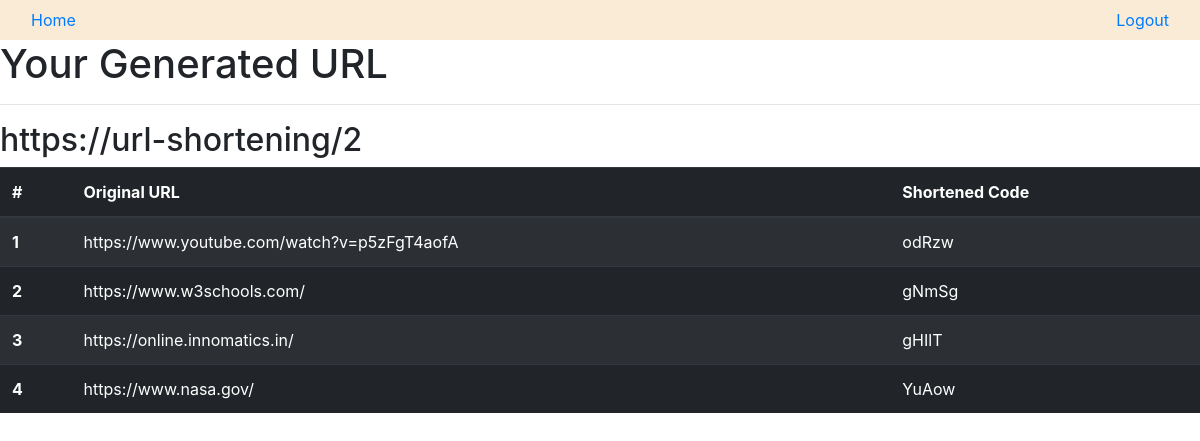
The app's page /url/2 (signed in) with its own data.
### app.py (models this page shows, shortened)
class Urls(db.Model):
    id_ = db.Column("id_", db.Integer, primary_key=True)
    shortUrl = db.Column("shortUrl", db.String(5))
    longUrl = db.Column("longUrl", db.String())
    print(shortUrl)
    print(longUrl)

### app.py (the view)
@app.route('/url/<url>')
def displayUrl(url):
    print(url)
    return render_template('urlDisplay.html', generatedUrl = url,  urls=Urls.query.all())

### app.py (called while the page is built)
@login_manager.user_loader
def load_user(user_id):
    return User.query.get(int(user_id))

### templates/urlDisplay.html (shortened to what this page needs)
{% extends "layout.html" %}
{% block content %}
    <h1>Your Generated URL</h1>
    <hr/>
    <h2>https://url-shortening/{{generatedUrl}}</h2>
    <div class="maintable">
    <table id="dtVerticalScrollExample" cellspacing="0"
        width="100%" class="table table-striped table-dark">
    <thead>
        <tr>
        <th scope="col">#</th>
        <th scope="col">Original URL</th>
        <th scope="col">Shortened Code</th>
        </tr>
    </thead>
    <tbody>
        {% for url in urls %}
            <tr>
                <th scope="row">{{url.id_}}</th>
                <td>{{url.longUrl}}</td>
                <td>{{url.shortUrl}}</td>
            </tr>
        {% endfor %}
    </tbody>
    </table>
    </div>
{% endblock %}

### records on screen
Urls: id_ "1", longUrl "https://www.youtube.com/watch?v=p5zFgT4aofA", shortUrl "odRzw"
Urls: id_ "2", longUrl "https://www.w3schools.com/", shortUrl "gNmSg"
Urls: id_ "3", longUrl "https://online.innomatics.in/", shortUrl "gHIlT"
Urls: id_ "4", longUrl "https://www.nasa.gov/", shortUrl "YuAow"

### other values on screen
{{ generatedUrl }} "2"
